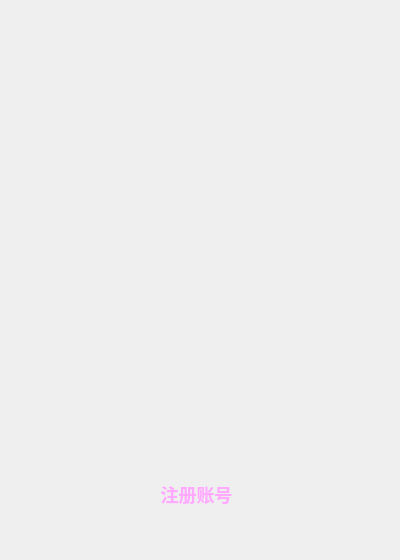
<?xml version="1.0" encoding="UTF-8"?>
<ui version="4.0">
 <class>Widget</class>
 <widget class="QWidget" name="Widget">
  <property name="geometry">
   <rect>
    <x>0</x>
    <y>0</y>
    <width>400</width>
    <height>560</height>
   </rect>
  </property>
  <property name="minimumSize">
   <size>
    <width>400</width>
    <height>560</height>
   </size>
  </property>
  <property name="maximumSize">
   <size>
    <width>400</width>
    <height>560</height>
   </size>
  </property>
  <property name="windowTitle">
   <string>Widget</string>
  </property>
  <property name="styleSheet">
   <string notr="true">QPushButton {
border: none;

color: white;
border-radius: 15px; font-size: 18px;font-weight: bold;
   }</string>
  </property>
  <widget class="QPushButton" name="btn_register">
   <property name="geometry">
    <rect>
     <x>150</x>
     <y>480</y>
     <width>93</width>
     <height>28</height>
    </rect>
   </property>
   <property name="styleSheet">
    <string notr="true">color: rgb(255, 170, 255);</string>
   </property>
   <property name="text">
    <string>注册账号</string>
   </property>
  </widget>
  <widget class="QPushButton" name="btn_close">
   <property name="geometry">
    <rect>
     <x>370</x>
     <y>0</y>
     <width>32</width>
     <height>30</height>
    </rect>
   </property>
   <property name="sizePolicy">
    <sizepolicy hsizetype="Minimum" vsizetype="Fixed">
     <horstretch>32</horstretch>
     <verstretch>30</verstretch>
    </sizepolicy>
   </property>
   <property name="minimumSize">
    <size>
     <width>32</width>
     <height>30</height>
    </size>
   </property>
   <property name="maximumSize">
    <size>
     <width>32</width>
     <height>30</height>
    </size>
   </property>
   <property name="text">
    <string/>
   </property>
   <property name="icon">
    <iconset resource="res.qrc">
     <normaloff>:/resource/close.png</normaloff>:/resource/close.png</iconset>
   </property>
   <property name="iconSize">
    <size>
     <width>32</width>
     <height>30</height>
    </size>
   </property>
  </widget>
 </widget>
 <resources>
  <include location="res.qrc"/>
 </resources>
 <connections/>
</ui>
